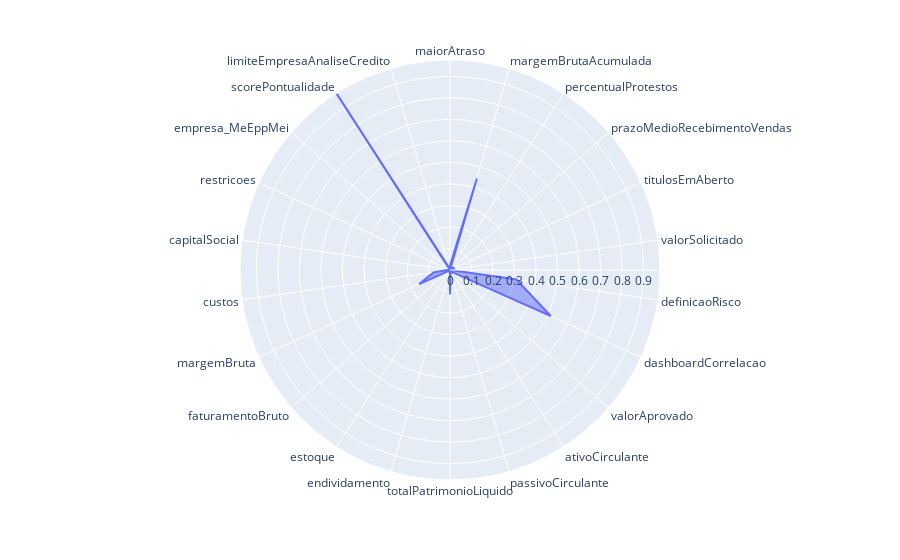
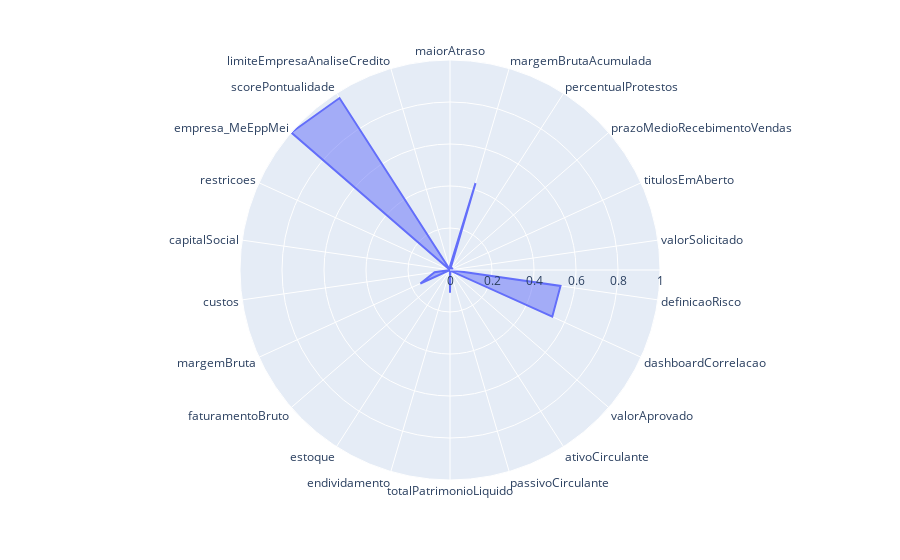
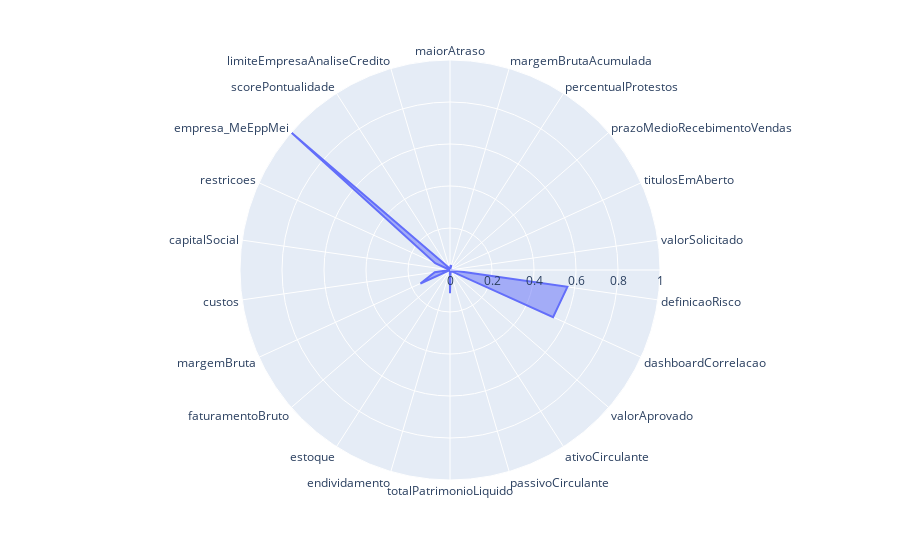
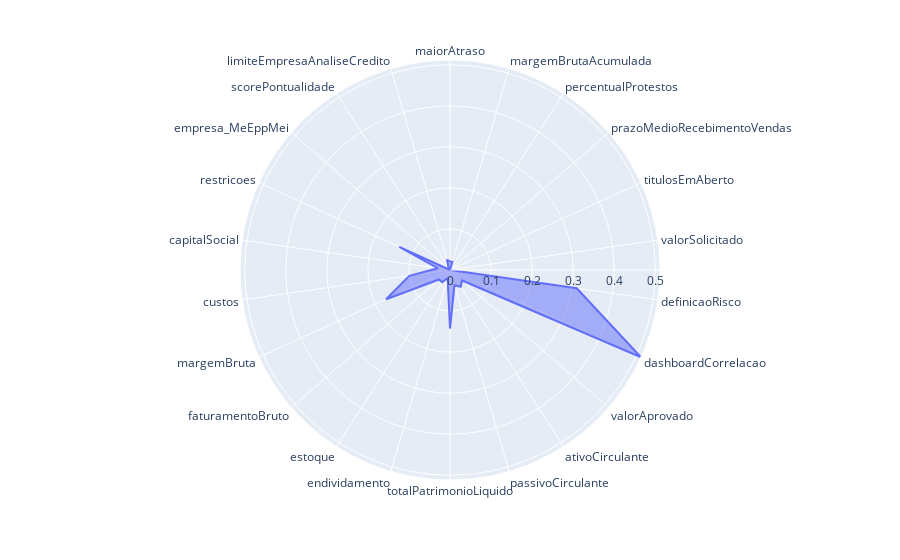

These figures' notebook cell, in order:
### Code cell
import plotly.express as px



colnames = df_norm.drop(['cluster'], axis = 1).columns
for c in set(labels):        
    medias =  df_norm[ df_norm.cluster== c].mean()
    medias.drop(['cluster'], inplace = True)
    
    fig = px.line_polar(medias,r=medias.values , theta= colnames, line_close=True)
    fig.update_traces(fill='toself')
    fig.show()

### Figure 1 — Plotly figure (JSON) as saved in the notebook; plotly's stock layout.template omitted (floating-point values rounded to 4 significant figures)
{"data": [{"fill": "toself", "hovertemplate": "r=%{r}<br>theta=%{theta}<extra></extra>", "legendgroup": "", "line": {"color": "#636efa", "dash": "solid"}, "mode": "lines", "name": "", "r": [0.02016, 0.4431, 0.0001878, 0.0172, 0.02255, 0.000735, 0.3114, 0.5148, 0.01712, 0.01316, 0.01006, 0.1133, 0.003871, 0.007536, 0.006392, 0.1576, 0.07715, 0.005606, 0, 0, 0.976, 0.008592, 0.02016], "showlegend": false, "subplot": "polar", "theta": ["maiorAtraso", "margemBrutaAcumulada", "percentualProtestos", "prazoMedioRecebimentoVendas", "titulosEmAberto", "valorSolicitado", "definicaoRisco", "dashboardCorrelacao", "valorAprovado", "ativoCirculante", "passivoCirculante", "totalPatrimonioLiquido", "endividamento", "estoque", "faturamentoBruto", "margemBruta", "custos", "capitalSocial", "restricoes", "empresa_MeEppMei", "scorePontualidade", "limiteEmpresaAnaliseCredito", "maiorAtraso"], "type": "scatterpolar"}], "layout": {"legend": {"tracegroupgap": 0}, "margin": {"t": 60}, "polar": {"angularaxis": {"direction": "clockwise", "rotation": 90}, "domain": {"x": [0, 1], "y": [0, 1]}}}}

### Figure 2 — Plotly figure (JSON) as saved in the notebook; plotly's stock layout.template omitted (floating-point values rounded to 4 significant figures)
{"data": [{"fill": "toself", "hovertemplate": "r=%{r}<br>theta=%{theta}<extra></extra>", "legendgroup": "", "line": {"color": "#636efa", "dash": "solid"}, "mode": "lines", "name": "", "r": [0.01717, 0.4311, 0.0006642, 0.01669, 0.01033, 0.0001696, 0.5317, 0.5354, 0.008622, 0.006632, 0.005731, 0.1088, 0.002099, 0.004283, 0.001371, 0.1549, 0.07416, 0.0001911, 0, 1, 0.9733, 0.001143, 0.01717], "showlegend": false, "subplot": "polar", "theta": ["maiorAtraso", "margemBrutaAcumulada", "percentualProtestos", "prazoMedioRecebimentoVendas", "titulosEmAberto", "valorSolicitado", "definicaoRisco", "dashboardCorrelacao", "valorAprovado", "ativoCirculante", "passivoCirculante", "totalPatrimonioLiquido", "endividamento", "estoque", "faturamentoBruto", "margemBruta", "custos", "capitalSocial", "restricoes", "empresa_MeEppMei", "scorePontualidade", "limiteEmpresaAnaliseCredito", "maiorAtraso"], "type": "scatterpolar"}], "layout": {"legend": {"tracegroupgap": 0}, "margin": {"t": 60}, "polar": {"angularaxis": {"direction": "clockwise", "rotation": 90}, "domain": {"x": [0, 1], "y": [0, 1]}}}}

### Figure 3 — Plotly figure (JSON) as saved in the notebook; plotly's stock layout.template omitted (floating-point values rounded to 4 significant figures)
{"data": [{"fill": "toself", "hovertemplate": "r=%{r}<br>theta=%{theta}<extra></extra>", "legendgroup": "", "line": {"color": "#636efa", "dash": "solid"}, "mode": "lines", "name": "", "r": [0.01669, 0.02367, 8.917e-05, 0.001151, 0.0002138, 0.0002281, 0.5649, 0.5396, 0.008079, 0.01029, 0.009691, 0.1112, 0.002962, 0.006199, 0.001115, 0.1548, 0.07341, 0.0001339, 0.07754, 1, 0.0159, 0.0003887, 0.01669], "showlegend": false, "subplot": "polar", "theta": ["maiorAtraso", "margemBrutaAcumulada", "percentualProtestos", "prazoMedioRecebimentoVendas", "titulosEmAberto", "valorSolicitado", "definicaoRisco", "dashboardCorrelacao", "valorAprovado", "ativoCirculante", "passivoCirculante", "totalPatrimonioLiquido", "endividamento", "estoque", "faturamentoBruto", "margemBruta", "custos", "capitalSocial", "restricoes", "empresa_MeEppMei", "scorePontualidade", "limiteEmpresaAnaliseCredito", "maiorAtraso"], "type": "scatterpolar"}], "layout": {"legend": {"tracegroupgap": 0}, "margin": {"t": 60}, "polar": {"angularaxis": {"direction": "clockwise", "rotation": 90}, "domain": {"x": [0, 1], "y": [0, 1]}}}}

### Figure 4 — Plotly figure (JSON) as saved in the notebook; plotly's stock layout.template omitted (floating-point values rounded to 4 significant figures)
{"data": [{"fill": "toself", "hovertemplate": "r=%{r}<br>theta=%{theta}<extra></extra>", "legendgroup": "", "line": {"color": "#636efa", "dash": "solid"}, "mode": "lines", "name": "", "r": [0.02065, 0.02066, 0.0005442, 0.001919, 0.001332, 0.0003153, 0.3118, 0.5116, 0.03895, 0.04837, 0.03868, 0.1426, 0.02048, 0.03524, 0.03526, 0.1712, 0.1002, 0.02992, 0.1359, 0, 0.006605, 0.02667, 0.02065], "showlegend": false, "subplot": "polar", "theta": ["maiorAtraso", "margemBrutaAcumulada", "percentualProtestos", "prazoMedioRecebimentoVendas", "titulosEmAberto", "valorSolicitado", "definicaoRisco", "dashboardCorrelacao", "valorAprovado", "ativoCirculante", "passivoCirculante", "totalPatrimonioLiquido", "endividamento", "estoque", "faturamentoBruto", "margemBruta", "custos", "capitalSocial", "restricoes", "empresa_MeEppMei", "scorePontualidade", "limiteEmpresaAnaliseCredito", "maiorAtraso"], "type": "scatterpolar"}], "layout": {"legend": {"tracegroupgap": 0}, "margin": {"t": 60}, "polar": {"angularaxis": {"direction": "clockwise", "rotation": 90}, "domain": {"x": [0, 1], "y": [0, 1]}}}}
